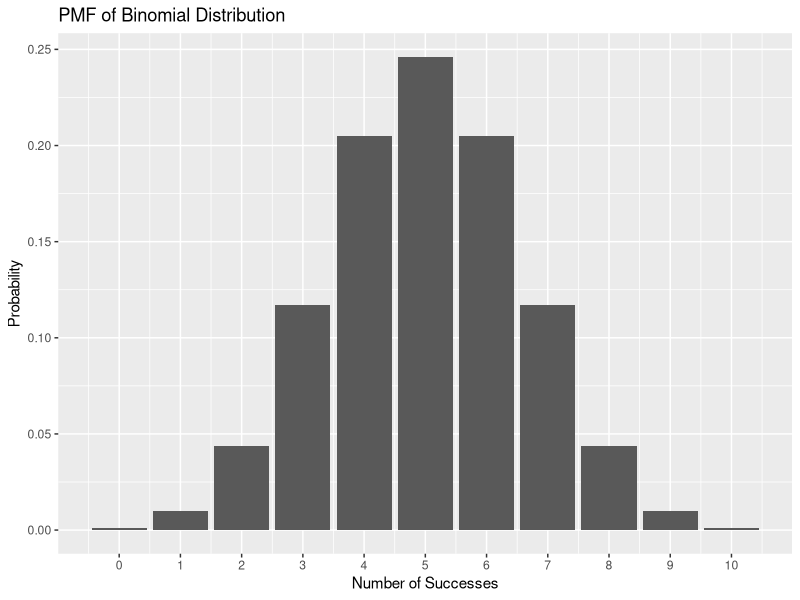
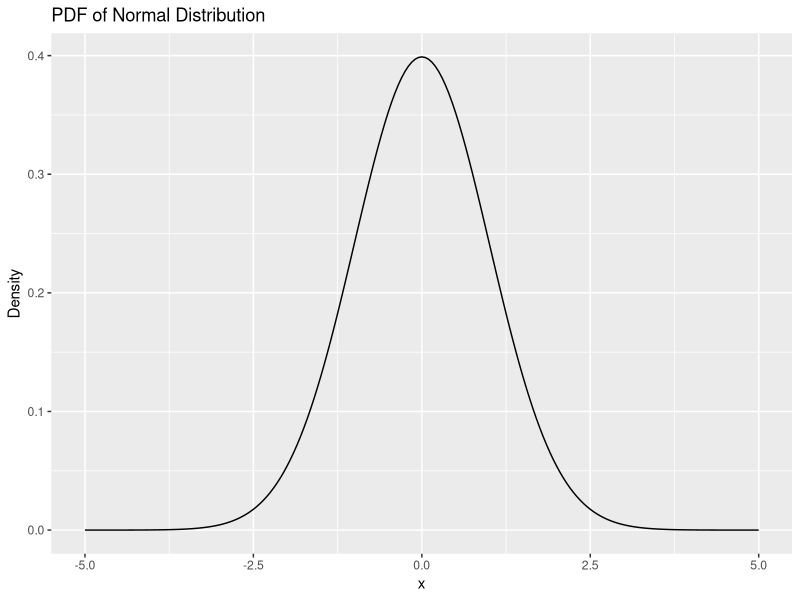
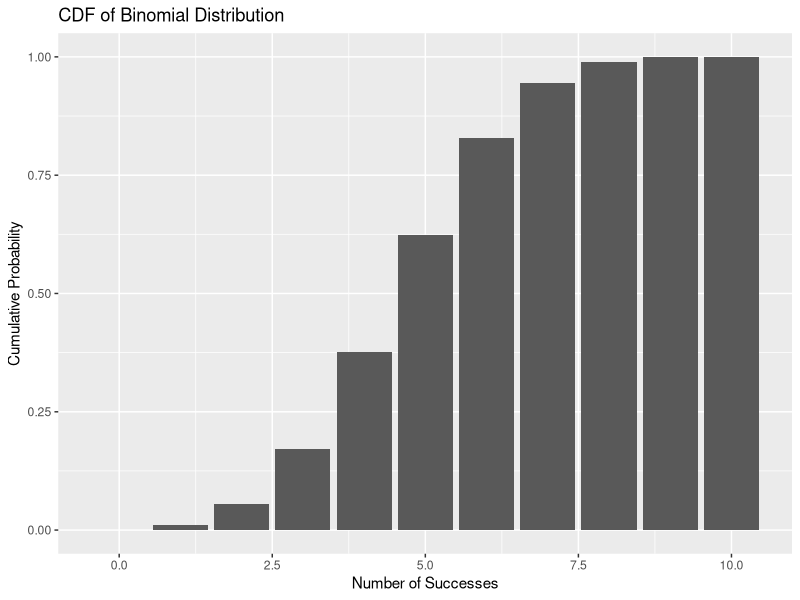
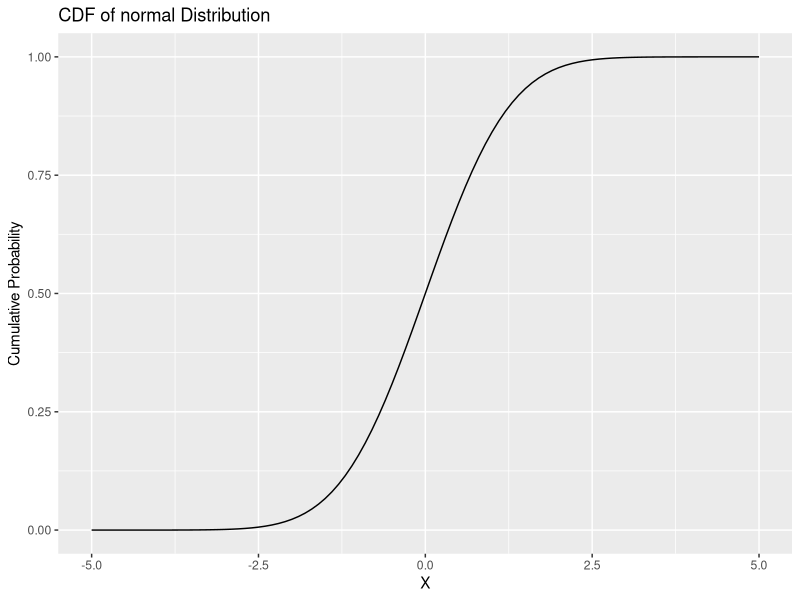
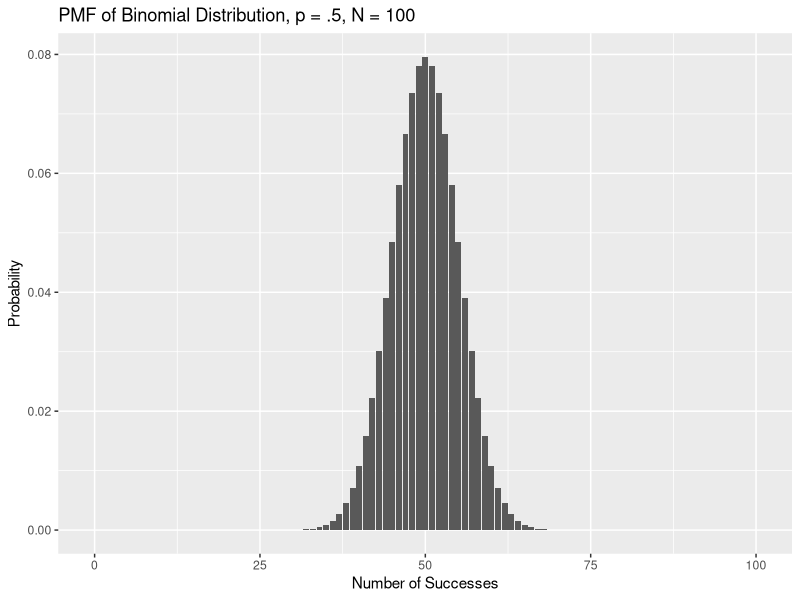
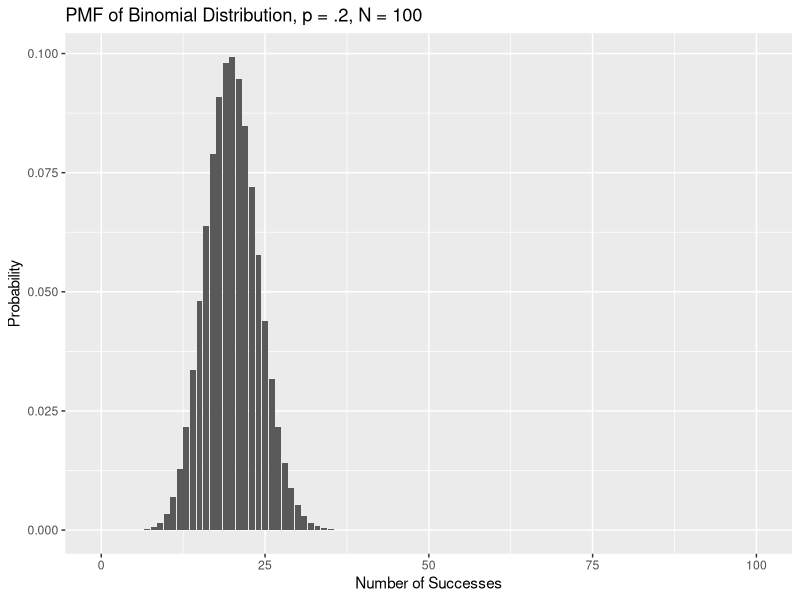
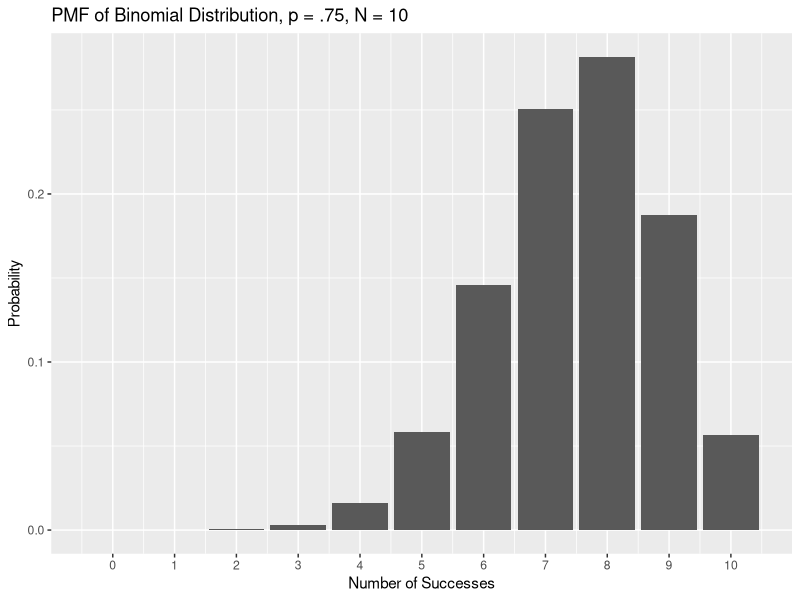
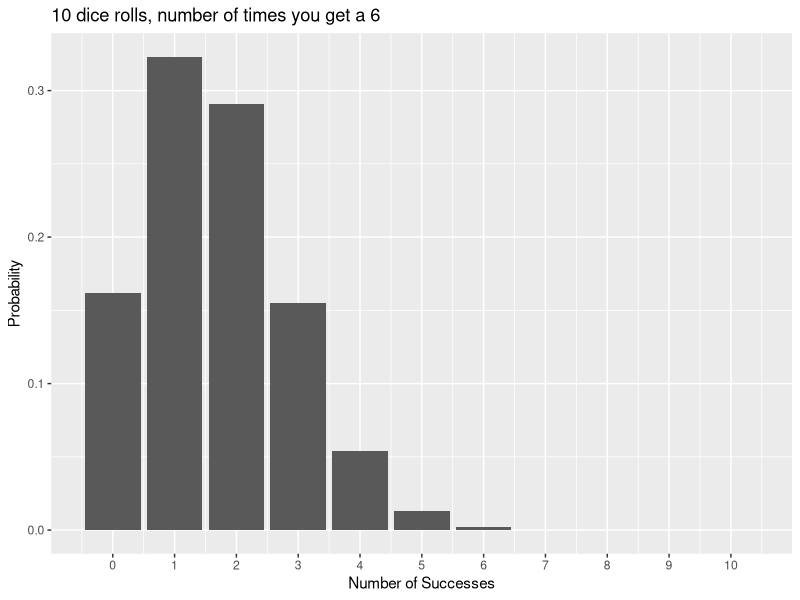

Write R code to recreate these figures, in order.
## ---- chunk 1
library(ggplot2)
# Set the parameters
n <- 10 ;p <- 0.5; x <- 0:n
# Calculate the probability mass function
pmf <- dbinom(x, n, p)
pmf_df <- data.frame(x, pmf)
#creates a ggplot object with pmf_df as the data source 
ggplot(pmf_df, aes(x = x, y = pmf)) +
  geom_bar(stat = "identity") +
  ggtitle("PMF of Binomial Distribution") + xlab("Number of Successes") +
  ylab("Probability") +scale_x_continuous(breaks = seq(0, 10, by = 1))
## ---- chunk 2
pmf_df
## ---- chunk 3
x <- seq(from = -5, to = 5, by = 0.05)
norm_dat <- data.frame(x = x, pdf = dnorm(x))
ggplot(norm_dat) + geom_line(aes(x = x, y = pdf)) +  ggtitle("PDF of Normal Distribution") +
  ylab("Density")
## ---- chunk 4
# Set the parameters
n <- 10;p <- 0.5;x <- 0:n
# Cumulative Distribution Function
cdf <- pbinom(x, n, p)
cdf_df <- data.frame(x, cdf)
#creates a ggplot object with cdf_df as the data source
ggplot(cdf_df, aes(x = x, y = cdf)) +
  geom_bar(stat = "identity") + 
  ggtitle("CDF of Binomial Distribution") +
  xlab("Number of Successes") + ylab("Cumulative Probability")
## ---- chunk 5
q <- seq(from = -5, to = 5, by = 0.1)
norm_dat <- data.frame(q = q, cdf = pnorm(q))
ggplot(norm_dat) + geom_line(aes(x = q, y = cdf)) +  ggtitle("CDF of normal Distribution") +
  xlab("X") + ylab("Cumulative Probability")
## ---- chunk 6
n <- 100 ;p <- 0.5; x <- 0:n
# Calculate the probability mass function
pmf <- dbinom(x, n, p)
pmf_df <- data.frame(x, pmf)
#creates a ggplot object with pmf_df as the data source 
ggplot(pmf_df, aes(x = x, y = pmf)) +
  geom_bar(stat = "identity") +
  ggtitle("PMF of Binomial Distribution, p = .5, N = 100") + xlab("Number of Successes") +
  ylab("Probability")
## ---- chunk 7
n <- 100 ;p <- 0.2; x <- 0:n
# Calculate the probability mass function
pmf <- dbinom(x, n, p)
pmf_df <- data.frame(x, pmf)
#creates a ggplot object with pmf_df as the data source 
ggplot(pmf_df, aes(x = x, y = pmf)) +
  geom_bar(stat = "identity") +
  ggtitle("PMF of Binomial Distribution, p = .2, N = 100") + xlab("Number of Successes") +
  ylab("Probability")
## ---- chunk 8
n <- 10 ;p <- 0.75; x <- 0:n
# Calculate the probability mass function
pmf <- dbinom(x, n, p)
pmf_df <- data.frame(x, pmf)
#creates a ggplot object with pmf_df as the data source 
ggplot(pmf_df, aes(x = x, y = pmf)) +
  geom_bar(stat = "identity") +
  ggtitle("PMF of Binomial Distribution, p = .75, N = 10") + xlab("Number of Successes") +
  ylab("Probability") +scale_x_continuous(breaks = seq(0, 10, by = 1))
## ---- chunk 9
n <- 10 ;p <- 1/6; x <- 0:n
# Calculate the probability mass function
pmf <- dbinom(x, n, p)
pmf_df <- data.frame(x, pmf)
#creates a ggplot object with pmf_df as the data source 
ggplot(pmf_df, aes(x = x, y = pmf)) +
  geom_bar(stat = "identity") +
  ggtitle("10 dice rolls, number of times you get a 6") + xlab("Number of Successes") +
  ylab("Probability") +scale_x_continuous(breaks = seq(0, 10, by = 1))
## ---- chunk 10
#density
 dbinom(x = 2, size = 10, prob = .5)
## ---- chunk 11
 dbinom(x = 0:10, size = 10, prob = .5)
## ---- chunk 12
n <- 20 ;p <- 0.5; x <- 0:n
# Calculate the probability mass function
pmf <- dbinom(x, n, p)
pmf_df <- data.frame(x, pmf)
#creates a ggplot object with pmf_df as the data source 
ggplot(pmf_df, aes(x = x, y = pmf)) +
  geom_bar(stat = "identity") +
  ggtitle("PMF of Binomial Distribution, p = .5, N = 20") + xlab("Number of Successes") +
  ylab("Probability") +scale_x_continuous(breaks = seq(0, 20, by = 1)) 
## ---- chunk 13
# Set the parameters
n <- 20;p <- 0.5;x <- 0:n
# Cumulative Distribution Function
cdf <- pbinom(x, n, p)
cdf_df <- data.frame(x, cdf)
#creates a ggplot object with cdf_df as the data source
ggplot(cdf_df, aes(x = x, y = cdf)) +
  geom_bar(stat = "identity") + 
  ggtitle("CDF of Binomial Distribution") +
  xlab("Number of Successes") + ylab("Cumulative Probability") +scale_x_continuous(breaks = seq(0, 20, by = 1))
## ---- chunk 14
#probability
pbinom(q = 11, size = 20, prob = .5)
## ---- chunk 15
#quantile
qbinom(p = 0.75, size = 20, prob = 0.5)
## ---- chunk 16
qbinom(p = 0.7482, size = 20, prob = 0.5)
## ---- chunk 17
#random
rbinom(n = 100, size = 20, prob = .5)
## ---- chunk 18

df <- replicate(100, rbinom(n = 20, size = 1, prob = 0.5))
results_df <- as.data.frame(t(df))
colnames(results_df) <- paste0("Trial_", 1:20)
results_df$total_successes <- rowSums(results_df)
results_df
## ---- chunk 19
n <- 40 ;p <- 0.25; x <- 0:n
# Calculate the probability mass function
pmf <- dbinom(x, n, p)
pmf_df <- data.frame(x, pmf)
#creates a ggplot object with pmf_df as the data source 
ggplot(pmf_df, aes(x = x, y = pmf)) +
  geom_bar(stat = "identity") +
  ggtitle("PMF of Binomial Distribution, p = .25, N = 40") + xlab("Number of Successes") +
  ylab("Probability") +scale_x_continuous(breaks = seq(0, 40, by = 1)) 
## ---- chunk 20
.6*40
## ---- chunk 21
pbinom(q = 23, size = 40, prob = .25)
## ---- chunk 22
1-pbinom(q = 23, size = 40, prob = .25)
## ---- chunk 23

lambda <- 4
k_values <- 0:15
probabilities <- dpois(x = k_values, lambda = lambda)
poisson_df <- data.frame(
  k = k_values,
  probability = probabilities
)

ggplot(poisson_df, aes(x = k, y = probability)) +
  geom_col() +
  labs(
    title = paste("Poisson Distribution (lambda =", lambda, ")"),
    subtitle = "Probability Mass Function (PMF)",
    x = "Number of Events (k)",
    y = "Probability P(X=k)"
  ) +  scale_x_continuous(breaks = k_values)
## ---- chunk 24
dpois(x = 0:15, lambda = 8)
## ---- chunk 25

lambda <- 2
k_values <- 0:15
probabilities <- dpois(x = k_values, lambda = lambda)
poisson_df <- data.frame(
  k = k_values,
  probability = probabilities
)

ggplot(poisson_df, aes(x = k, y = probability)) +
  geom_col() +
  labs(
    title = paste("Poisson Distribution (lambda =", lambda, ")"),
    subtitle = "Probability Mass Function (PMF)",
    x = "Number of Events (k)",
    y = "Probability P(X=k)"
  ) +  scale_x_continuous(breaks = k_values)
## ---- chunk 26
mean_val <- 5

size <- 1.5 ## aka theta

k_values <- 0:25

probabilities <- dnbinom(x = k_values, size = size, mu = mean_val)

nb_df <- data.frame(
  k = k_values,
  probability = probabilities
)

ggplot(nb_df, aes(x = k, y = probability)) +
  geom_col() + 
  labs(
    title = "Negative Binomial Distribution, x ~ (mean = 5, size = 1.5)",
    x = "Number of Events (k)",
    y = "Probability P(X=k)"
  ) +
  scale_x_continuous(breaks = seq(0, max(k_values), by = 2))


## ---- chunk 27
x <- seq(from = 30, to = 180, by = 0.05)
norm_dat <- data.frame(x = x, pdf = dnorm(x, 100,15))
ggplot(norm_dat) + geom_line(aes(x = x, y = pdf)) +  ggtitle("PDF of Normal Distribution (100,15)") +
  ylab("Density")
## ---- chunk 28
# 1. Load the ggplot2 library
library(ggplot2)

# 2. Set the parameters for the normal distribution
mean_val <- 0
sd_val <- 1

# 3. Generate a sequence of x-values for the curve
x_values <- seq(mean_val - 4 * sd_val, mean_val + 4 * sd_val, length.out = 500)

# 4. Calculate the probability density for each x-value
y_values <- dnorm(x_values, mean = mean_val, sd = sd_val)

# 5. Create a dataframe for plotting
normal_df <- data.frame(
  x = x_values,
  density = y_values
)

# 6. Create the plot with improved labels
ggplot(normal_df, aes(x = x, y = density)) +

  # --- Shaded Regions for the Empirical Rule ---
  geom_ribbon(data = subset(normal_df, x > mean_val - 3*sd_val & x < mean_val + 3*sd_val),
              aes(ymin = 0, ymax = density), fill = "lightblue", alpha = 0.8) +
  geom_ribbon(data = subset(normal_df, x > mean_val - 2*sd_val & x < mean_val + 2*sd_val),
              aes(ymin = 0, ymax = density), fill = "royalblue", alpha = 0.8) +
  geom_ribbon(data = subset(normal_df, x > mean_val - 1*sd_val & x < mean_val + 1*sd_val),
              aes(ymin = 0, ymax = density), fill = "navyblue", alpha = 0.8) +

  # --- The Curve and Mean Line ---
  geom_line(color = "black", size = 1) +
  geom_vline(xintercept = mean_val, color = "black", linetype = "dashed", size = 1) +
  
  # --- Text Annotations (Revised) ---
  # Label for 68% remains inside
  annotate("text", x = mean_val, y = dnorm(mean_val, mean_val, sd_val) * 0.5, 
           label = "68.26% within 1 SD", size = 5, color = "white", fontface = "bold") +
           
  # Label for 95% is moved above the curve
  annotate("text", x = mean_val + 1.6 * sd_val, y = dnorm(mean_val, mean_val, sd_val) * 0.9, 
           label = "95.44% within 2 SD", size = 4.5, color = "black") +
           
  # Arrow for 95% label
  geom_segment(
    aes(x = mean_val + 1.4 * sd_val, y = dnorm(mean_val, mean_val, sd_val) * 0.8,
        xend = mean_val + 1.1 * sd_val, yend = dnorm(mean_val, mean_val, sd_val) * 0.4),
    arrow = arrow(length = unit(0.2, "cm"))
  ) +
           
  # Label for 99.7% is moved above the curve
  annotate("text", x = mean_val + 2.7 * sd_val, y = dnorm(mean_val, mean_val, sd_val) * 0.4, 
           label = "99.7% within 3 SD", size = 4.5, color = "black") +

  # Arrow for 99.7% label
  geom_segment(
    aes(x = mean_val + 2.5 * sd_val, y = dnorm(mean_val, mean_val, sd_val) * 0.35,
        xend = mean_val + 2.2 * sd_val, yend = dnorm(mean_val + 1.5*sd_val, mean_val, sd_val) * 0.2),
    arrow = arrow(length = unit(0.2, "cm"))
  ) +

  # --- Labels and Theme ---
  labs(
    title = "Visualizing the 68 / 95.44 / 99.7",
    x = "Value",
    y = "Probability Density"
  ) +
  theme_minimal(base_size = 14) +
  # Remove the legend for the fill colors
  theme(legend.position = "none")
## ---- chunk 29
pnorm(q = 140, mean = 100, sd = 15)
## ---- chunk 30
pnorm(q = 2.666, mean = 0, sd = 1)
## ---- chunk 31
pnorm(q = 1.96)
## ---- chunk 32
# 1. Load the ggplot2 library
library(ggplot2)

# 2. Define the parameters for the Standard Normal distribution
mean_val <- 0
sd_val <- 1
cutoff_z <- 1.96

# 3. Generate a sequence of x-values for the curve
x_values <- seq(mean_val - 4 * sd_val, mean_val + 4 * sd_val, length.out = 500)
y_values <- dnorm(x_values, mean = mean_val, sd = sd_val)
normal_df <- data.frame(x = x_values, density = y_values)

# 4. Calculate the exact probability for the label
prob_area <- pnorm(cutoff_z, mean = mean_val, sd = sd_val)

# 5. Create the plot
ggplot(normal_df, aes(x = x, y = density)) +
  # Draw the full bell curve
  geom_line(color = "black", size = 1) +
  
  # Add the shaded region corresponding to pnorm(1.96)
  geom_ribbon(
    data = subset(normal_df, x < cutoff_z),
    aes(ymin = 0, ymax = density),
    fill = "royalblue",
    alpha = 0.8
  ) +
  
  # Add a vertical line marking the cutoff point
  geom_vline(xintercept = cutoff_z, color = "firebrick", linetype = "dashed", size = 1) +
  
  # Add text to display the calculated area/probability
  annotate(
    "text",
    x = 0, 
    y = dnorm(0, mean_val, sd_val) * 0.5,
    label = paste0("Area = ", round(prob_area, 4)),
    size = 6,
    color = "white",
    fontface = "bold"
  ) +
  
  # Add titles and labels
  labs(
    title = "Visualization of pnorm(1.96)",
    subtitle = "Area under the Standard Normal Curve to the left of Z = 1.96",
    x = "Z-score",
    y = "Probability Density"
  ) +
  theme_minimal(base_size = 14)
## ---- chunk 33
dnorm(1.96)
## ---- chunk 34
dnorm(0)
## ---- chunk 35

library(ggplot2)
mean_val <- 0
sd_val <- 1
point_z <- 1.96

x_values <- seq(mean_val - 4 * sd_val, mean_val + 4 * sd_val, length.out = 500)
y_values <- dnorm(x_values, mean = mean_val, sd = sd_val)
normal_df <- data.frame(x = x_values, density = y_values)

density_at_point <- dnorm(point_z, mean = mean_val, sd = sd_val)


ggplot(normal_df, aes(x = x, y = density)) +
  geom_line(color = "black", size = 1) +
  geom_segment(
    aes(x = point_z, y = 0, xend = point_z, yend = density_at_point),
    color = "firebrick",
    size = 1.2
  ) +  geom_point(aes(x = point_z, y = density_at_point), color = "firebrick", size = 4) +
  annotate(
    "text",
    x = point_z - 0.1, 
    y = density_at_point + 0.1,
    label = paste0("Height = dnorm(1.96)\n≈ ", round(density_at_point, 4)),
    size = 5,
    hjust = 0 # Right-justify the text
  ) +
  geom_curve(
    aes(x = point_z - 0.2, y = density_at_point + 0.08, xend = point_z, yend = density_at_point + 0.01),
    arrow = arrow(length = unit(0.2, "cm")),
    curvature = 0.3
  ) +
  labs(
    title = "Visualization of dnorm(1.96)",
    subtitle = "Showing the Density (Height) of the Curve at Z = 1.96",
    x = "Z-score",
    y = "Probability Density (Height)"
  ) +
  theme_minimal(base_size = 14)
## ---- chunk 36

library(ggplot2)
mean_val <- 0
sd_val <- 1
point_z <- .5

x_values <- seq(mean_val - 4 * sd_val, mean_val + 4 * sd_val, length.out = 500)
y_values <- dnorm(x_values, mean = mean_val, sd = sd_val)
normal_df <- data.frame(x = x_values, density = y_values)

density_at_point <- dnorm(point_z, mean = mean_val, sd = sd_val)


ggplot(normal_df, aes(x = x, y = density)) +
  geom_line(color = "black", size = 1) +
  geom_segment(
    aes(x = point_z, y = 0, xend = point_z, yend = density_at_point),
    color = "firebrick",
    size = 1.2
  ) +  geom_point(aes(x = point_z, y = density_at_point), color = "firebrick", size = 4) +
  annotate(
    "text",
    x = point_z - 0.1, 
    y = density_at_point + 0.1,
    label = paste0("\n≈ ", round(density_at_point, 4)),
    size = 5,
    hjust = 0 # Right-justify the text
  ) +
  geom_curve(
    aes(x = point_z - 0.2, y = density_at_point + 0.08, xend = point_z, yend = density_at_point + 0.01),
    arrow = arrow(length = unit(0.2, "cm")),
    curvature = 0.3
  ) +
  labs(
    title = "Density of the Curve at Z = .5",
    x = "Z-score",
    y = "Probability Density (Height)"
  ) +
  theme_minimal(base_size = 14)
## ---- chunk 37
qnorm(.95)
## ---- chunk 38
qnorm(.975)
## ---- chunk 39
rnorm(n = 1, mean = 0, sd = 1)
## ---- chunk 40
rnorm(n = 1, mean = 100, sd = 15)
## ---- chunk 41
rnorm(n = 10, mean = 100, sd = 15)
## ---- chunk 42
# 1. Load the necessary libraries
library(ggplot2)
library(dplyr)

# 2. Define the range for the x-axis
x_vals <- seq(-4, 4, length.out = 500)

# 3. Create a tidy data frame with densities for each distribution
plot_data <- tibble(
  x = x_vals,
  `Normal (df = Inf)` = dnorm(x),
  `t (df = 1)` = dt(x, df = 1),
  `t (df = 5)` = dt(x, df = 5),
  `t (df = 30)` = dt(x, df = 30)
) %>%
  # Pivot the data into a long format suitable for ggplot
  tidyr::pivot_longer(
    cols = -x,
    names_to = "distribution",
    values_to = "density"
  ) %>%
  # Make the 'distribution' column an ordered factor for a clean legend
  mutate(distribution = factor(distribution, levels = c("t (df = 1)", "t (df = 5)", "t (df = 30)", "Normal (df = Inf)")))


# 4. Create the plot
ggplot(plot_data, aes(x = x, y = density, color = distribution)) +
  geom_line(size = 1.2) +
  scale_color_manual(values = c("t (df = 1)" = "firebrick", 
                                "t (df = 5)" = "orange", 
                                "t (df = 30)" = "steelblue", 
                                "Normal (df = Inf)" = "black")) +
  labs(
    subtitle = "The t-distribution approaches the normal distribution as df increase.",
    x = "Value (Z-score)",
    y = "Probability Density",
    color = "Distribution"
  ) +
  theme_minimal(base_size = 14) +
  theme(legend.position = "bottom")
## ---- chunk 43
pt(1.96, df = 1)
## ---- chunk 44
pnorm(1.96)
## ---- chunk 45
pt(1.96, df = 20)
## ---- chunk 46
# 1. Load the necessary libraries
library(ggplot2)
library(dplyr)
library(tidyr)

# 2. Define the range for the x-axis
x_vals <- seq(-4, 4, length.out = 500)

# 3. Create a tidy data frame with CUMULATIVE probabilities
# We now use pnorm() and pt() instead of dnorm() and dt()
plot_data_cdf <- tibble(
  x = x_vals,
  `Normal (df = Inf)` = pnorm(x),
  `t (df = 1)` = pt(x, df = 1),
  `t (df = 5)` = pt(x, df = 5),
  `t (df = 30)` = pt(x, df = 30)
) %>%
  # Pivot the data into a long format suitable for ggplot
  pivot_longer(
    cols = -x,
    names_to = "distribution",
    values_to = "cumulative_prob"
  ) %>%
  # Make the 'distribution' column an ordered factor for a clean legend
  mutate(distribution = factor(distribution, levels = c("t (df = 1)", "t (df = 5)", "t (df = 30)", "Normal (df = Inf)")))


# 4. Create the plot
ggplot(plot_data_cdf, aes(x = x, y = cumulative_prob, color = distribution)) +
  geom_line(size = 1.2) +
  scale_color_manual(values = c("t (df = 1)" = "firebrick", 
                                "t (df = 5)" = "orange", 
                                "t (df = 30)" = "steelblue", 
                                "Normal (df = Inf)" = "black")) +
  labs(
    title = "Normal vs. t-Distribution CDFs",
    x = "Value (Z-score)",
    y = "Cumulative Probability P(X <= x)",
    color = "Distribution"
  ) +
  theme_minimal(base_size = 14) +
  theme(legend.position = "bottom")
## ---- chunk 47
# 1. Load the necessary libraries
library(ggplot2)
library(dplyr)
library(tidyr)

# 2. Define the range for the x-axis
# The F-distribution is only defined for positive values
x_vals <- seq(0, 5, length.out = 500)

# 3. Create a tidy data frame with densities for each distribution
# We use df() to get the density of the F-distribution
plot_data_f <- tibble(
  x = x_vals,
  `F(df1=3, df2=5)` = df(x, df1 = 3, df2 = 5),
  `F(df1=10, df2=20)` = df(x, df1 = 10, df2 = 20),
  `F(df1=500, df2=10)` = df(x, df1 = 500, df2 = 10)
) %>%
  # Pivot the data into a long format suitable for ggplot
  pivot_longer(
    cols = -x,
    names_to = "distribution",
    values_to = "density"
  ) %>%
  # Remove cases where density is infinite (can happen at x=0 for low df)
  filter(is.finite(density))


# 4. Create the plot
ggplot(plot_data_f, aes(x = x, y = density, color = distribution)) +
  geom_line(size = 1.2) +
  labs(title = "F distribution (df1, df2)",
    x = "F-value",
    y = "Density",
    color = "Distribution"
  ) + 
  theme(legend.position = "top")
## ---- chunk 48
# Set parameters
num_samples <- 10000
degrees_freedom <- 4

# Use replicate() to run the expression num_samples times
chi_square_sums <- replicate(
  n = num_samples,
  expr = sum(rnorm(n = degrees_freedom)^2)
)

# Create a dataframe and plot
simulated_data_from_normal <- data.frame(
  chi_square_value = chi_square_sums
)

# Plot a histogram (code is identical to the one above)
ggplot(simulated_data_from_normal, aes(x = chi_square_value)) +
  geom_histogram(aes(y = ..density..), bins = 50, fill = "grey", color = "black") +
  stat_function(fun = dchisq, args = list(df = degrees_freedom), color = "red", size = 1.2) +
  labs(
    title = paste("Chi-Square Distribution Built from Normal Deviates (df =", degrees_freedom, ")"),
    x = "Chi-Square Value",
    y = "Density"
  ) +
  theme_minimal(base_size = 14)
## ---- chunk 49
x_vals <- seq(0, 30, length.out = 500)
plot_data_chi <- tibble(
  x = x_vals,
  `df = 2` = dchisq(x, df = 2),
  `df = 5` = dchisq(x, df = 5),
  `df = 10` = dchisq(x, df = 10)
) %>%
  pivot_longer(
    cols = -x,
    names_to = "distribution",
    values_to = "density"
  ) %>%
  filter(is.finite(density))


ggplot(plot_data_chi, aes(x = x, y = density, color = distribution)) +
  geom_line(size = 1.2) +
  coord_cartesian(ylim = c(0, 0.25)) +
  labs(
    title = "The Chi-Square Distribution",
    subtitle = "The shape becomes less skewed as degrees of freedom (df) increase.",
    x = "Chi-Square Value",
    y = "Probability Density",
    color = "Distribution"
  ) +
  theme_minimal(base_size = 14) +
  theme(legend.position = "top")
## ---- chunk 50

# 1. Load the necessary library
library(ggplot2)

# 2. Set the parameters for the simulation
num_samples <- 10000
df1 <- 5    # Numerator degrees of freedom
df2 <- 20   # Denominator degrees of freedom

# --- DATA PREPARATION ---

# 3a. Create the SIMULATED data (from the chi-square derivation)
chi_square_1 <- rchisq(n = num_samples, df = df1)
chi_square_2 <- rchisq(n = num_samples, df = df2)
f_values <- (chi_square_1 / df1) / (chi_square_2 / df2)
simulated_f_df <- data.frame(f_value = f_values)

# 3b. Create the THEORETICAL data for the smooth curve
x_theoretical <- seq(0, 5, length.out = 500)
theoretical_f_df <- data.frame(
  x = x_theoretical,
  density = df(x_theoretical, df1 = df1, df2 = df2)
)


# --- PLOTTING ---
# We will build the plot by adding layers from our two different dataframes

ggplot() +
  # Layer 1: The histogram from the SIMULATED data
  geom_histogram(
    data = simulated_f_df, 
    aes(x = f_value, y = after_stat(density)), # Use after_stat() for modern ggplot
    bins = 50, 
    fill = "blue", 
    color = "black", 
    alpha = 0.7
  ) +
  
  # Layer 2: The line from the THEORETICAL data
  geom_line(
    data = theoretical_f_df,
    aes(x = x, y = density),
    color = "black",
    size = 1.2
  ) +
  
  # Zoom in on the main part of the distribution
  coord_cartesian(xlim = c(0, 5)) + 
  labs(
    title = "Simulated F-Distribution F(5,20) from Chi-square ",
    x = "F-Value",
    y = "Density"
  ) +
  theme_minimal(base_size = 14)




